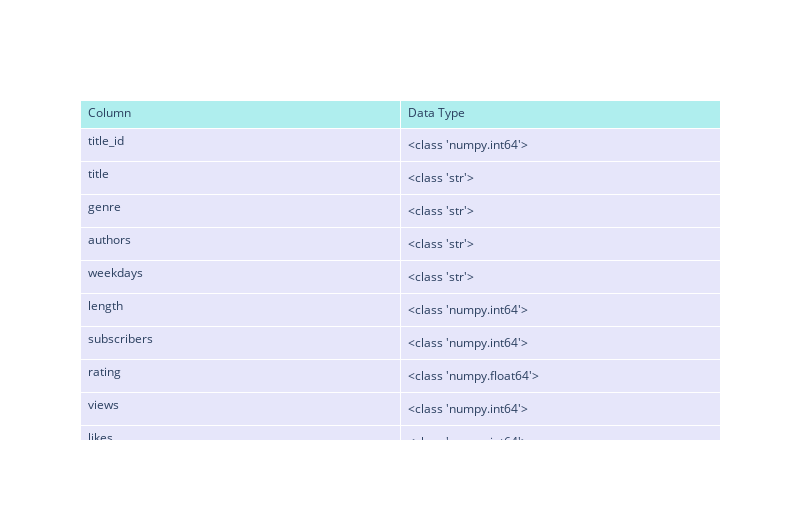

Write notebook code for a chart like this one.
### Code cell
data= CSV.copy()


table_data = {
    "Column": data.columns,
    "Data Type": [str(type(data[col].dropna().iloc[0])) if not data[col].dropna().empty else "None" for col in data.columns]
}


row_height = 30  
height = row_height * len(data.columns) + 100  
width = 800  

# Creating the table with Plotly
fig = go.Figure(
    data=[
        go.Table(
            header=dict(
                values=["Column", "Data Type"],
                fill_color="paleturquoise",
                align="left"
            ),
            cells=dict(
                values=[table_data["Column"], table_data["Data Type"]],
                fill_color="lavender",
                align="left"
            )
        )
    ]
)
fig.update_layout(width=width, height=height)
fig.show()

### Figure 1 — Plotly figure (JSON) as saved in the notebook; plotly's stock layout.template omitted (floating-point values rounded to 4 significant figures)
{"data": [{"cells": {"align": "left", "fill": {"color": "lavender"}, "values": [["title_id", "title", "genre", "authors", "weekdays", "length", "subscribers", "rating", "views", "likes", "status", "daily_pass", "synopsis", "language"], ["<class 'numpy.int64'>", "<class 'str'>", "<class 'str'>", "<class 'str'>", "<class 'str'>", "<class 'numpy.int64'>", "<class 'numpy.int64'>", "<class 'numpy.float64'>", "<class 'numpy.int64'>", "<class 'numpy.int64'>", "<class 'str'>", "<class 'numpy.bool'>", "<class 'str'>", "<class 'str'>"]]}, "header": {"align": "left", "fill": {"color": "paleturquoise"}, "values": ["Column", "Data Type"]}, "type": "table"}], "layout": {"height": 520, "width": 800}}
